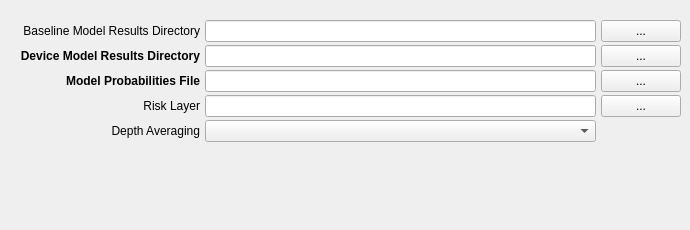
     <widget class="QWidget" name="tab_3">
      <attribute name="title">
       <string>Inputs</string>
      </attribute>
      <widget class="QWidget" name="layoutWidget_6">
       <property name="geometry">
        <rect>
         <x>20</x>
         <y>20</y>
         <width>661</width>
         <height>201</height>
        </rect>
       </property>
       <layout class="QGridLayout" name="gridLayout_10" rowstretch="0,0,0,0,0" columnstretch="0,0,0" rowminimumheight="0,0,0,0,0">
        <property name="sizeConstraint">
         <enum>QLayout::SetMaximumSize</enum>
        </property>
        <property name="horizontalSpacing">
         <number>5</number>
        </property>
        <property name="verticalSpacing">
         <number>3</number>
        </property>
        <item row="1" column="0">
         <widget class="QLabel" name="label_57">
          <property name="toolTip">
           <string>&lt;html&gt;&lt;head/&gt;&lt;body&gt;&lt;p&gt;Model results with marine energy devices present. Accepts a single NetCDF file or directory contining a collection of files.&lt;/p&gt;&lt;/body&gt;&lt;/html&gt;</string>
          </property>
          <property name="whatsThis">
           <string>&lt;html&gt;&lt;head/&gt;&lt;body&gt;&lt;p&gt;&lt;span style=&quot; font-weight:400;&quot;&gt;Select directory containing model simulations (.nc files) with MEC (marine energy converters).&lt;/span&gt;&lt;/p&gt;&lt;/body&gt;&lt;/html&gt;</string>
          </property>
          <property name="text">
           <string>&lt;html&gt;&lt;head/&gt;&lt;body&gt;&lt;p align=&quot;right&quot;&gt;&lt;span style=&quot; font-weight:600;&quot;&gt;Device Model Results Directory&lt;/span&gt;&lt;/p&gt;&lt;/body&gt;&lt;/html&gt;</string>
          </property>
         </widget>
        </item>
        <item row="2" column="0">
         <widget class="QLabel" name="label_58">
          <property name="toolTip">
           <string>&lt;html&gt;&lt;head/&gt;&lt;body&gt;&lt;p&gt;CSV file of model runs and associated probabilities.&lt;/p&gt;&lt;/body&gt;&lt;/html&gt;</string>
          </property>
          <property name="whatsThis">
           <string>&lt;html&gt;&lt;head/&gt;&lt;body&gt;&lt;p&gt;&lt;span style=&quot; font-weight:400;&quot;&gt;Select acoustic probabilities file&lt;/span&gt;&lt;/p&gt;&lt;/body&gt;&lt;/html&gt;</string>
          </property>
          <property name="text">
           <string>&lt;html&gt;&lt;head/&gt;&lt;body&gt;&lt;p align=&quot;right&quot;&gt;&lt;span style=&quot; font-weight:600;&quot;&gt;Model Probabilities File&lt;/span&gt;&lt;/p&gt;&lt;/body&gt;&lt;/html&gt;</string>
          </property>
          <property name="wordWrap">
           <bool>true</bool>
          </property>
         </widget>
        </item>
        <item row="0" column="0">
         <widget class="QLabel" name="label_56">
          <property name="toolTip">
           <string>&lt;html&gt;&lt;head/&gt;&lt;body&gt;&lt;p&gt;[Optional]&lt;/p&gt;&lt;p&gt;&lt;br/&gt;&lt;/p&gt;&lt;p&gt;Model results with marine energy devices present. Accepts a single NetCDF file or directory contining a collection of files.&lt;/p&gt;&lt;/body&gt;&lt;/html&gt;</string>
          </property>
          <property name="whatsThis">
           <string>&lt;html&gt;&lt;head/&gt;&lt;body&gt;&lt;p&gt;&lt;span style=&quot; font-weight:400;&quot;&gt;Select directory containing model simulations (.nc files) without MEC (marine energy converters).&lt;/span&gt;&lt;/p&gt;&lt;/body&gt;&lt;/html&gt;</string>
          </property>
          <property name="text">
           <string>&lt;html&gt;&lt;head/&gt;&lt;body&gt;&lt;p align=&quot;right&quot;&gt;Baseline Model Results Directory&lt;/p&gt;&lt;/body&gt;&lt;/html&gt;</string>
          </property>
         </widget>
        </item>
        <item row="0" column="1">
         <widget class="QLineEdit" name="paracousti_device_not_present">
          <property name="font">
           <font>
            <pointsize>8</pointsize>
            <weight>50</weight>
            <bold>false</bold>
           </font>
          </property>
          <property name="text">
           <string/>
          </property>
          <property name="readOnly">
           <bool>true</bool>
          </property>
         </widget>
        </item>
        <item row="0" column="2">
         <widget class="QPushButton" name="paracousti_no_device_pushButton">
          <property name="text">
           <string>...</string>
          </property>
         </widget>
        </item>
        <item row="3" column="1">
         <widget class="QLineEdit" name="paracousti_risk_file">
          <property name="font">
           <font>
            <pointsize>8</pointsize>
            <weight>50</weight>
            <bold>false</bold>
           </font>
          </property>
          <property name="text">
           <string/>
          </property>
          <property name="readOnly">
           <bool>true</bool>
          </property>
         </widget>
        </item>
        <item row="1" column="1">
         <widget class="QLineEdit" name="paracousti_device_present">
          <property name="font">
           <font>
            <pointsize>8</pointsize>
            <weight>50</weight>
            <bold>false</bold>
           </font>
          </property>
          <property name="text">
           <string/>
          </property>
          <property name="readOnly">
           <bool>true</bool>
          </property>
         </widget>
        </item>
        <item row="4" column="1">
         <widget class="QComboBox" name="paracousti_averaging_combobox">
          <property name="font">
           <font>
            <pointsize>8</pointsize>
            <weight>50</weight>
            <bold>false</bold>
           </font>
          </property>
         </widget>
        </item>
        <item row="3" column="0">
         <widget class="QLabel" name="label_61">
          <property name="toolTip">
           <string>&lt;html&gt;&lt;head/&gt;&lt;body&gt;&lt;p&gt;[Optional]&lt;/p&gt;&lt;p&gt;Classified GeoTIFF. For example, habbitat, vegetation, or marine species.&lt;/p&gt;&lt;/body&gt;&lt;/html&gt;</string>
          </property>
          <property name="whatsThis">
           <string>&lt;html&gt;&lt;head/&gt;&lt;body&gt;&lt;p&gt;&lt;span style=&quot; font-weight:400;&quot;&gt;Select risk layer file&lt;/span&gt;&lt;/p&gt;&lt;/body&gt;&lt;/html&gt;</string>
          </property>
          <property name="text">
           <string>&lt;html&gt;&lt;head/&gt;&lt;body&gt;&lt;p align=&quot;right&quot;&gt;Risk Layer&lt;/p&gt;&lt;/body&gt;&lt;/html&gt;</string>
          </property>
         </widget>
        </item>
        <item row="2" column="1">
         <widget class="QLineEdit" name="paracousti_probabilities_file">
          <property name="font">
           <font>
            <pointsize>8</pointsize>
            <weight>50</weight>
            <bold>false</bold>
           </font>
          </property>
          <property name="text">
           <string/>
          </property>
          <property name="readOnly">
           <bool>true</bool>
          </property>
         </widget>
        </item>
        <item row="1" column="2">
         <widget class="QPushButton" name="paracousti_device_pushButton">
          <property name="text">
           <string>...</string>
          </property>
         </widget>
        </item>
        <item row="2" column="2">
         <widget class="QPushButton" name="paracousti_probabilities_pushButton">
          <property name="text">
           <string>...</string>
          </property>
         </widget>
        </item>
        <item row="4" column="0">
         <widget class="QLabel" name="label_17">
          <property name="toolTip">
           <string>&lt;html&gt;&lt;head/&gt;&lt;body&gt;&lt;p&gt;&lt;span style=&quot; font-weight:400;&quot;&gt;Selects the depth averaging applied to model results.&lt;/span&gt;&lt;/p&gt;&lt;p&gt;Depth Maximum&lt;span style=&quot; font-weight:400;&quot;&gt; : Maximum value over depth&lt;/span&gt;&lt;/p&gt;&lt;p&gt;Depth Average&lt;span style=&quot; font-weight:400;&quot;&gt; : Mean value over depth&lt;/span&gt;&lt;/p&gt;&lt;p&gt;Bottom Bin&lt;span style=&quot; font-weight:400;&quot;&gt; : Value from bottom bin&lt;/span&gt;&lt;/p&gt;&lt;p&gt;Top Bin&lt;span style=&quot; font-weight:400;&quot;&gt; : Value from top bin&lt;/span&gt;&lt;/p&gt;&lt;/body&gt;&lt;/html&gt;</string>
          </property>
          <property name="whatsThis">
           <string>&lt;html&gt;&lt;head/&gt;&lt;body&gt;&lt;p&gt;Select the method of determining the acoustic value to use. &lt;/p&gt;&lt;/body&gt;&lt;/html&gt;</string>
          </property>
          <property name="text">
           <string>&lt;html&gt;&lt;head/&gt;&lt;body&gt;&lt;p align=&quot;right&quot;&gt;Depth Averaging&lt;/p&gt;&lt;/body&gt;&lt;/html&gt;</string>
          </property>
         </widget>
        </item>
        <item row="3" column="2">
         <widget class="QPushButton" name="paracousti_risk_pushButton">
          <property name="text">
           <string>...</string>
          </property>
         </widget>
        </item>
       </layout>
      </widget>
     </widget>
